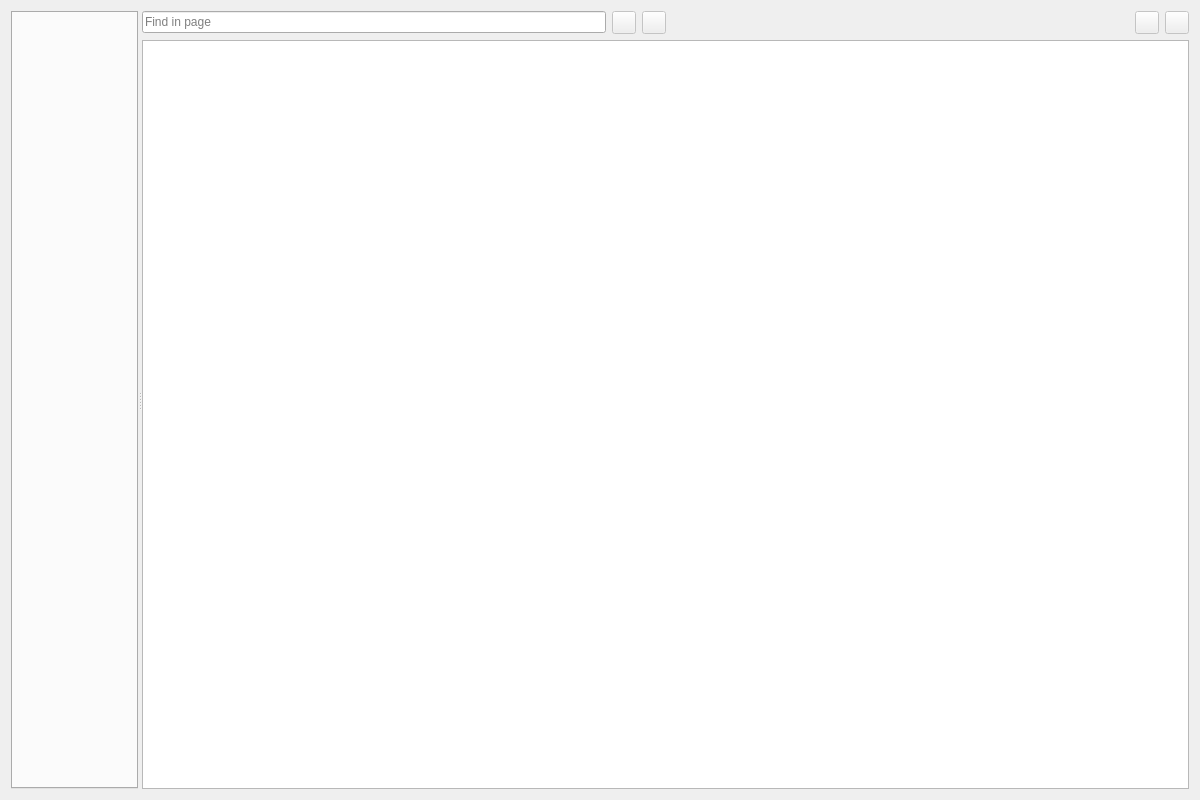
<?xml version="1.0" encoding="UTF-8"?>
<ui version="4.0">
 <class>fso::fred::dialogs::HelpTopicsDialog</class>
 <widget class="QDialog" name="fso::fred::dialogs::HelpTopicsDialog">
  <property name="geometry">
   <rect>
    <x>0</x>
    <y>0</y>
    <width>1200</width>
    <height>800</height>
   </rect>
  </property>
  <property name="windowTitle">
   <string>QtFRED Help</string>
  </property>
  <layout class="QHBoxLayout" name="mainLayout">
   <item>
    <widget class="QSplitter" name="splitter">
     <property name="orientation">
      <enum>Qt::Horizontal</enum>
     </property>
     <widget class="QTabWidget" name="navigationTabs">
      <property name="sizePolicy">
       <sizepolicy hsizetype="Preferred" vsizetype="Expanding">
        <horstretch>0</horstretch>
        <verstretch>0</verstretch>
       </sizepolicy>
      </property>
     </widget>
     <widget class="QWidget" name="rightPanel">
      <property name="sizePolicy">
       <sizepolicy hsizetype="Expanding" vsizetype="Expanding">
        <horstretch>0</horstretch>
        <verstretch>0</verstretch>
       </sizepolicy>
      </property>
      <layout class="QVBoxLayout" name="rightLayout">
       <property name="leftMargin">
        <number>0</number>
       </property>
       <property name="topMargin">
        <number>0</number>
       </property>
       <property name="rightMargin">
        <number>0</number>
       </property>
       <property name="bottomMargin">
        <number>0</number>
       </property>
       <item>
        <layout class="QHBoxLayout" name="navBar">
         <item>
          <widget class="QLineEdit" name="findLineEdit">
           <property name="placeholderText">
            <string>Find in page</string>
           </property>
           <property name="clearButtonEnabled">
            <bool>true</bool>
           </property>
          </widget>
         </item>
         <item>
          <widget class="QToolButton" name="findPreviousButton">
           <property name="enabled">
            <bool>false</bool>
           </property>
           <property name="toolTip">
            <string>Find previous</string>
           </property>
          </widget>
         </item>
         <item>
          <widget class="QToolButton" name="findNextButton">
           <property name="enabled">
            <bool>false</bool>
           </property>
           <property name="toolTip">
            <string>Find next</string>
           </property>
          </widget>
         </item>
         <item>
          <spacer name="navSpacer">
           <property name="orientation">
            <enum>Qt::Horizontal</enum>
           </property>
           <property name="sizeHint" stdset="0">
            <size>
             <width>40</width>
             <height>20</height>
            </size>
           </property>
          </spacer>
         </item>
         <item>
          <widget class="QToolButton" name="backButton">
           <property name="enabled">
            <bool>false</bool>
           </property>
           <property name="toolTip">
            <string>Back</string>
           </property>
          </widget>
         </item>
         <item>
          <widget class="QToolButton" name="forwardButton">
           <property name="enabled">
            <bool>false</bool>
           </property>
           <property name="toolTip">
            <string>Forward</string>
           </property>
          </widget>
         </item>
        </layout>
       </item>
       <item>
        <widget class="fso::fred::dialogs::HelpBrowser" name="helpBrowser">
         <property name="sizePolicy">
          <sizepolicy hsizetype="Expanding" vsizetype="Expanding">
           <horstretch>0</horstretch>
           <verstretch>0</verstretch>
          </sizepolicy>
         </property>
        </widget>
       </item>
      </layout>
     </widget>
    </widget>
   </item>
  </layout>
 </widget>
 <customwidgets>
  <customwidget>
   <class>fso::fred::dialogs::HelpBrowser</class>
   <extends>QTextBrowser</extends>
   <header>ui/dialogs/HelpTopicsDialog.h</header>
  </customwidget>
 </customwidgets>
 <resources/>
 <connections/>
</ui>
